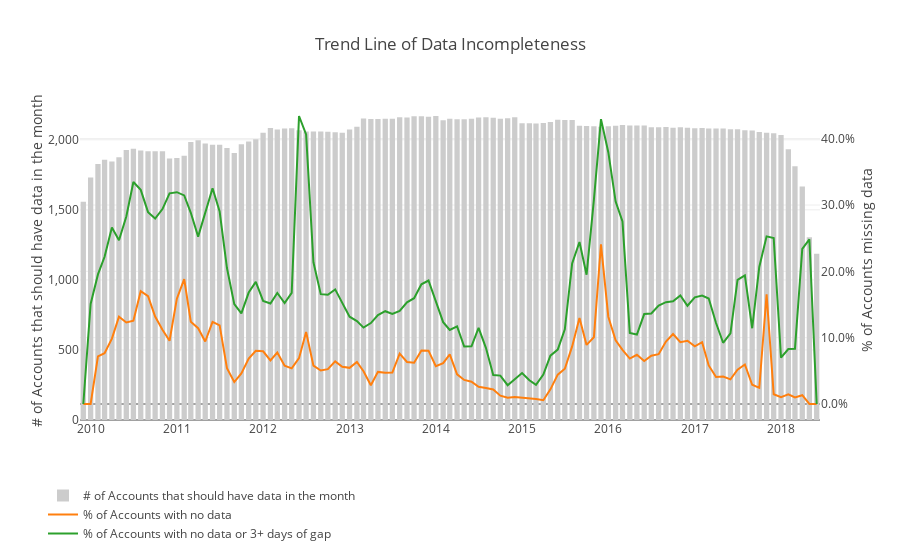

Notebook cell for this chart:
### Code cell
# Create a trace
trace1 = go.Bar(
    x = df_data_completeness_by_month.Month,
    y = df_data_completeness_by_month.meters_count,
    name = '# of Accounts that should have data in the month', 
    marker=dict(
        color='rgba(204,204,204,1)'
    ),
    yaxis= 'y'
)

trace2 = go.Scatter(
    x = df_data_completeness_by_month.Month,
    y = df_data_completeness_by_month.meters_no_data_perc,
    name = '% of Accounts with no data',
    yaxis = 'y2'
)

trace3 = go.Scatter(
    x = df_data_completeness_by_month.Month,
    y = df_data_completeness_by_month.meters_no_data_or_long_gap_perc,
    name = '% of Accounts with no data or 3+ days of gap', 
    yaxis= 'y2'
)

data = [trace1, trace2, trace3]

layout = go.Layout(
    title='Trend Line of Data Incompleteness',
    yaxis=dict(
        title='# of Accounts that should have data in the month',
        tickformat=",",
    ),
    yaxis2=dict(
        title='% of Accounts missing data',
        tickformat=".1%",
        side='right',
        overlaying='y',
    ), 
    legend=dict(x = -0.05, y= -0.4)
)
fig = go.Figure(data=data, layout=layout)
iplot(fig)
